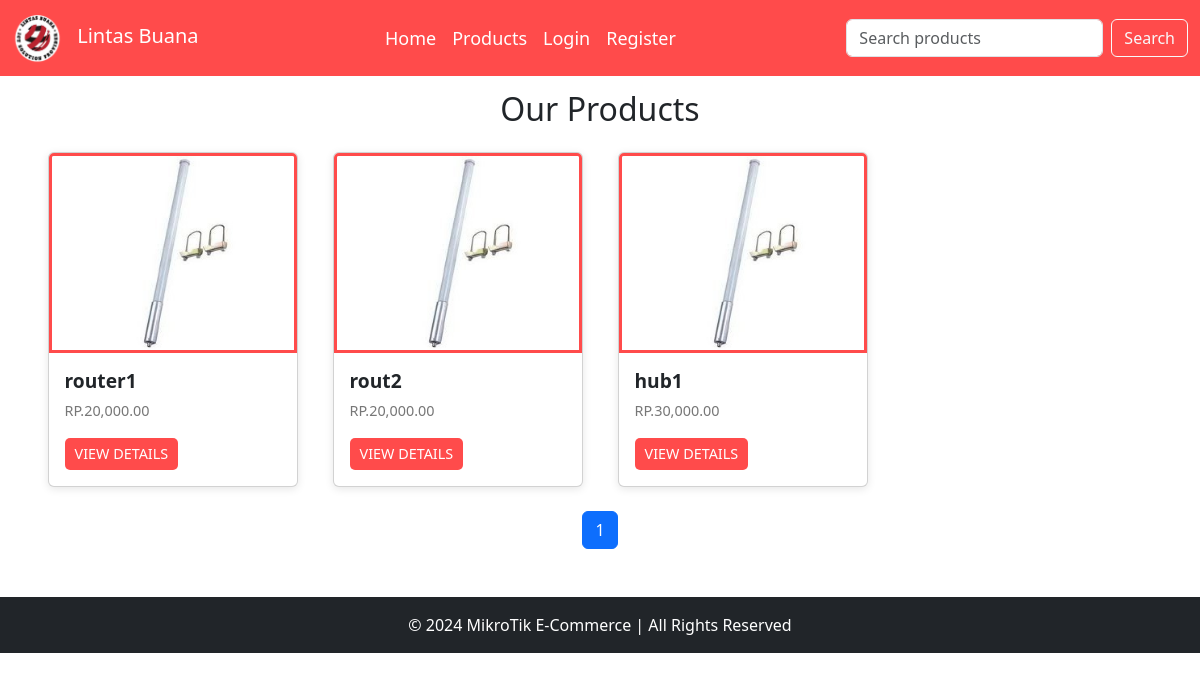
Page /cust/products.php on the earlier database version.
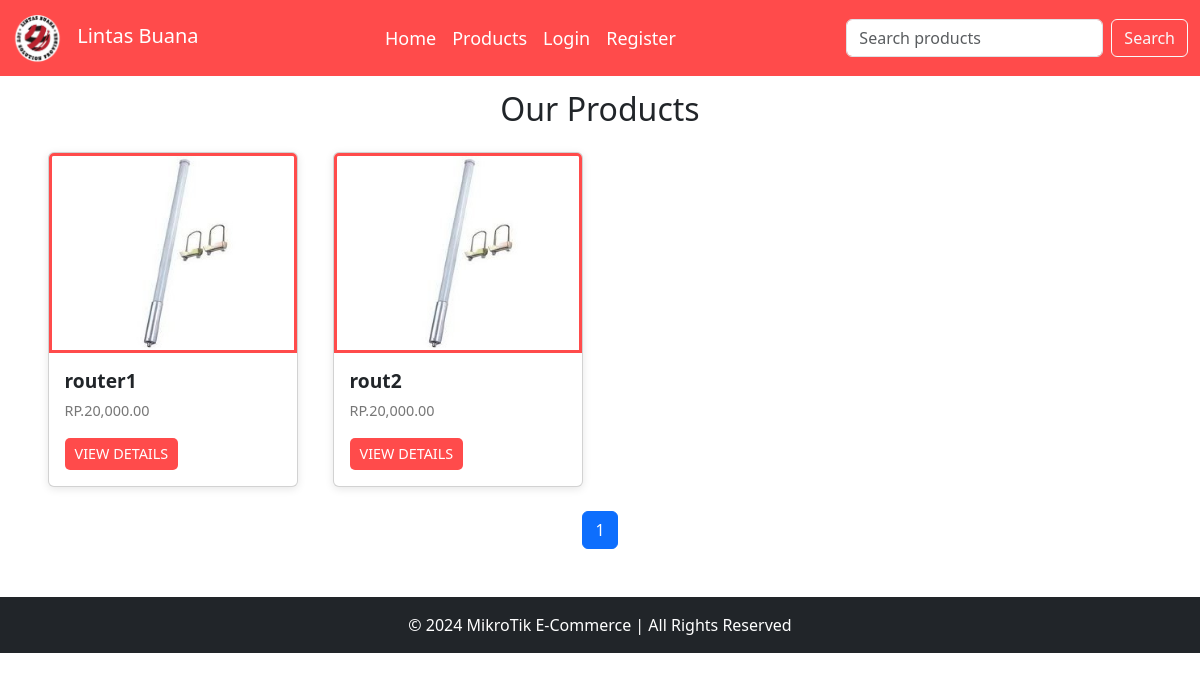
Same page on the later database version.
### tables this page shows
CREATE TABLE `product` (
  `product_id` int(11) NOT NULL,
  `product_name` varchar(100) NOT NULL,
  `product_price` decimal(10,2) NOT NULL,
  `product_description` text DEFAULT NULL,
  `category_id` int(11) NOT NULL,
  `product_image` varchar(255) NOT NULL,
  `product_stock` int(11) NOT NULL
);

### cust/products.php (the view, shortened to what the changed rows need)
<?php
$productsPerPage = 8;
$searchQuery = isset($_GET['search']) ? $_GET['search'] : '';
$page = isset($_GET['page']) ? $_GET['page'] : 1;
$startFrom = ($page - 1) * $productsPerPage;
?>
<!DOCTYPE html>
<html lang="en">
<head>
    <link href="style.css" rel="stylesheet">
    <link href="https://cdn.jsdelivr.net/npm/bootstrap@5.3.0-alpha1/dist/css/bootstrap.min.css" rel="stylesheet">
</head>
<body>
    <section id="products" class="container my-5">
        <h2 class="text-center mb-4">Our Products</h2>
        <div class="row row-cols-1 row-cols-sm-2 row-cols-md-3 row-cols-lg-4 g-4">
            <?php
            include 'config.php';
            if ($searchQuery != '') {
                $query = "SELECT product_id, product_name, product_price, product_image FROM product WHERE product_name LIKE '%$searchQuery%' LIMIT $startFrom, $productsPerPage";
            } else {
                $query = "SELECT product_id, product_name, product_price, product_image FROM product LIMIT $startFrom, $productsPerPage";
            }
            $result = mysqli_query($conn, $query);
            if (mysqli_num_rows($result) > 0) {
                while ($row = mysqli_fetch_assoc($result)) {
                    $productId = $row['product_id'];
                    $productName = $row['product_name'];
                    $productPrice = $row['product_price'];
                    $productImage = $row['product_image'];
                    echo '
                    <div class="col">
                        <div class="card h-100">
                            <img src="' . $productImage . '" class="card-img-top" alt="' . $productName . '" style="height: 200px; object-fit: fill;">
                            <div class="card-body">
                                <h5 class="card-title">' . $productName . '</h5>
                                <p class="card-text">RP.' . number_format($productPrice, 2) . '</p>
                                <a href="productDetails.php?id=' . $productId . '" class="btn btn-primary">View Details</a>
                            </div>
                        </div>
                    </div>';
                }
            } else {
                echo '<p class="text-center">No products found.</p>';
            }
            ?>
        </div>
        <nav aria-label="Page navigation" class="mt-4">
            <ul class="pagination justify-content-center">
                <?php
                if ($searchQuery != '') {
                    $totalQuery = "SELECT COUNT(*) AS total FROM product WHERE product_name LIKE '%$searchQuery%'";
                } else {
                    $totalQuery = "SELECT COUNT(*) AS total FROM product";
                }
                $totalResult = mysqli_query($conn, $totalQuery);
                $totalRow = mysqli_fetch_assoc($totalResult);
                $totalProducts = $totalRow['total'];
                $totalPages = ceil($totalProducts / $productsPerPage);
                for ($i = 1; $i <= $totalPages; $i++) {
                    $activeClass = ($i == $page) ? 'active' : '';
                    echo "<li class='page-item $activeClass'><a class='page-link' href='products.php?page=$i&search=$searchQuery'>$i</a></li>";
                }
                ?>
            </ul>
        </nav>
    </section>
</body>
</html>

Differences in the rows shown:
removed product: product_image (picture), product_name "hub1", product_price "30,000.00"
